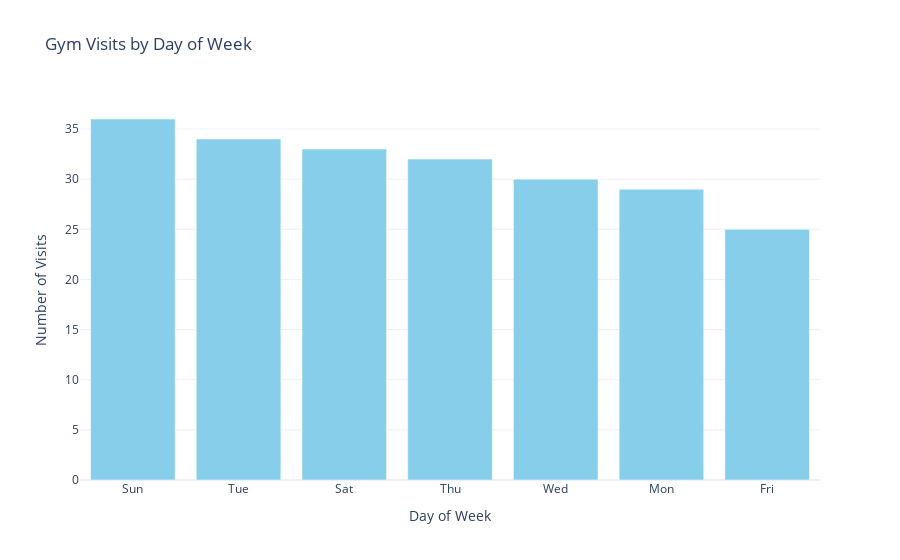

Notebook code cell kept with this figure:
### Markdown cell above
### Count of Days Attendance

### Code cell
week_days = ['Mon', 'Tue', 'Wed', 'Thu', 'Fri', 'Sat', 'Sun']
d = {day: 0 for day in week_days}  # Initialize dictionary with all days set to 0

def count_days(txt):
    for day in week_days:
        if day in txt:
            d[day] += 1

for t in df['days_per_week'].values:
    count_days(t)

sorted_day_count = dict(sorted(d.items(), key=lambda item: item[1],reverse=True))

# Optional: Create a bar plot to visualize the results
import plotly.graph_objs as go

fig = go.Figure(data=[go.Bar(
    x=list(sorted_day_count.keys()),
    y=list(sorted_day_count.values()),
    marker_color='skyblue'
)])

fig.update_layout(
    title='Gym Visits by Day of Week',
    xaxis_title='Day of Week',
    yaxis_title='Number of Visits',
    template='plotly_white'
)

fig.show()
fig.write_html("vis_15/Gym_Visits_by_Day_of_Week.html")

### Figure 1 — Plotly figure (JSON) as saved in the notebook; plotly's stock layout.template omitted (floating-point values rounded to 4 significant figures)
{"data": [{"marker": {"color": "skyblue"}, "type": "bar", "x": ["Sun", "Tue", "Sat", "Thu", "Wed", "Mon", "Fri"], "y": [36, 34, 33, 32, 30, 29, 25]}], "layout": {"title": {"text": "Gym Visits by Day of Week"}, "xaxis": {"title": {"text": "Day of Week"}}, "yaxis": {"title": {"text": "Number of Visits"}}}}
